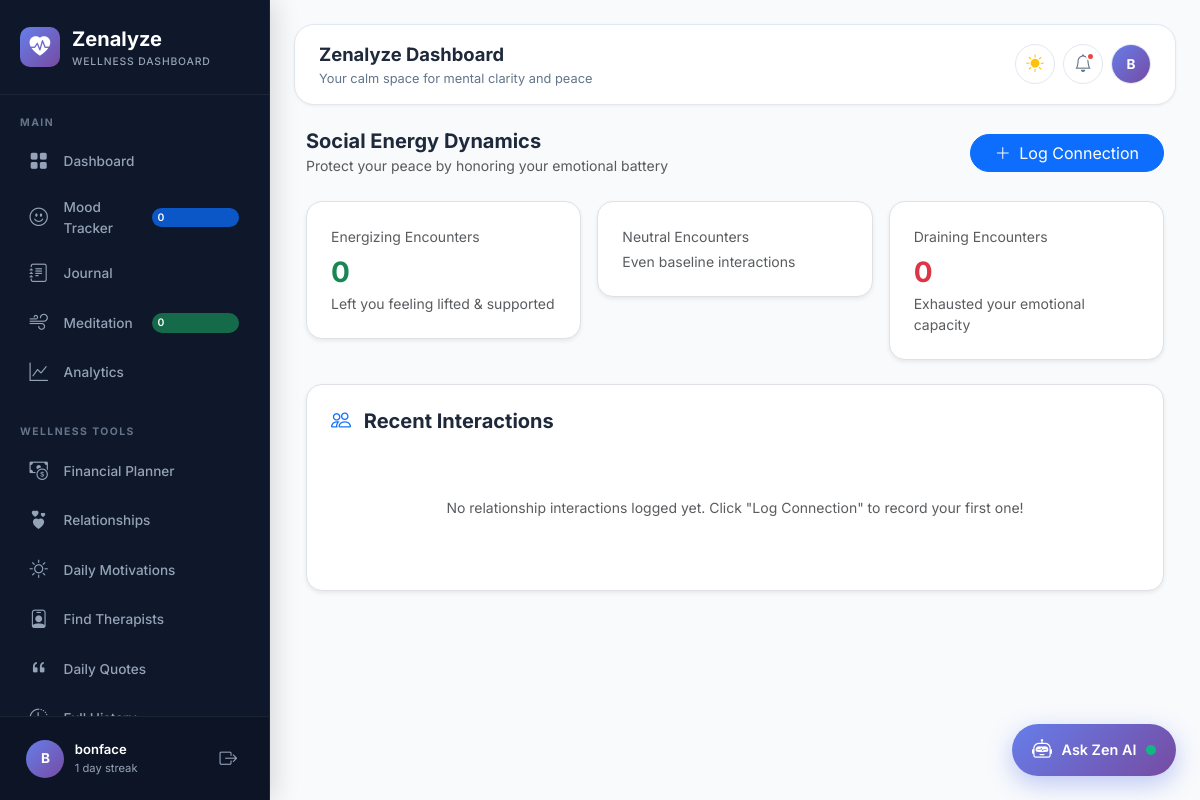
/relationships/ (signed in), run on the app's committed database.
### apps/accounts/models.py (models this page shows, shortened)
class User(AbstractUser):
    ROLE_CHOICES = [
        ('user', 'User'),
        ('admin', 'Admin'),
        ('therapist', 'Therapist'),
        ('moderator', 'Moderator'),
    ]
    email = models.EmailField(unique=True)
    full_name = models.CharField(max_length=150, blank=True)
    display_name = models.CharField(max_length=100, blank=True, null=True)
    avatar_url = models.CharField(max_length=500, blank=True, null=True)
    avatar = models.ImageField(upload_to='avatars/', blank=True, null=True)
    streak_days = models.IntegerField(default=0)
    wellness_score = models.IntegerField(default=50)
    role = models.CharField(max_length=20, choices=ROLE_CHOICES, default='user')
    emergency_contact_name = models.CharField(max_length=100, blank=True, null=True)
    emergency_contact_phone = models.CharField(max_length=50, blank=True, null=True)
    last_active = models.DateTimeField(auto_now=True)
    @property
    def is_admin_user(self):
        return self.role == 'admin' or self.is_superuser or self.is_staff
    @property
    def avatar_display_url(self):
        if self.avatar and hasattr(self.avatar, 'url'):
            return self.avatar.url
        if self.avatar_url:
            if self.avatar_url.startswith('http') or self.avatar_url.startswith('/'):
                return self.avatar_url
            return f"/{self.avatar_url}"
        return None
    @property
    def display_title(self):
        if self.display_name:
            return self.display_name
        if self.full_name:
            return self.full_name
        return self.username

### apps/wellness/views.py (the view, shortened to what this page needs)
# urls.py: path('relationships/', views.relationships_view, name='relationships'),
@login_required
def relationships_view(request):
    user = request.user
    entries = RelationshipEntry.objects.filter(user=user)
    energizing_count = entries.filter(emotional_energy='energizing').count()
    draining_count = entries.filter(emotional_energy='draining').count()
    return render(request, 'wellness/relationships.html', {
        'entries': entries[:30],
        'energizing_count': energizing_count,
        'draining_count': draining_count,
    })

### apps/notifications/models.py (called while the page is built)
    @property
    def icon_class(self):
        icon_map = {
            'system': 'bi-gear',
            'reminder': 'bi-bell',
            'achievement': 'bi-trophy',
            'community': 'bi-people',
            'mood': 'bi-emoji-smile',
            'journal': 'bi-journal-text',
            'wellness': 'bi-heart',
            'quote': 'bi-quote',
            'crisis': 'bi-exclamation-triangle',
            'message': 'bi-chat',
        }
        return icon_map.get(self.type, 'bi-bell')

### templates/wellness/relationships.html (shortened to what this page needs)
{% extends 'base_dashboard.html' %}
{% load static %}
{% block dashboard_content %}
<div class="container-fluid">
    <div class="d-flex justify-content-between align-items-center mb-4">
        <div>
            <h5 class="fw-bold mb-0" style="color: var(--text-primary);">Social Energy Dynamics</h5>
            <span class="small text-muted">Protect your peace by honoring your emotional battery</span>
        </div>
        <button class="btn btn-primary rounded-pill px-4" data-bs-toggle="modal" data-bs-target="#newRelModal">
            <i class="bi bi-plus-lg me-1"></i> Log Connection
        </button>
    </div>
    <div class="row g-3 mb-4">
        <div class="col-md-4">
            <div class="card p-4 rounded-4 border shadow-sm" style="background: var(--card-bg);">
                <div class="small text-muted mb-1">Energizing Encounters</div>
                <div class="fs-3 fw-bold text-success">{{ energizing_count }}</div>
                <div class="small text-muted">Left you feeling lifted & supported</div>
            </div>
        </div>
        <div class="col-md-4">
            <div class="card p-4 rounded-4 border shadow-sm" style="background: var(--card-bg);">
                <div class="small text-muted mb-1">Neutral Encounters</div>
                <div class="small text-muted">Even baseline interactions</div>
            </div>
        </div>
        <div class="col-md-4">
            <div class="card p-4 rounded-4 border shadow-sm" style="background: var(--card-bg);">
                <div class="small text-muted mb-1">Draining Encounters</div>
                <div class="fs-3 fw-bold text-danger">{{ draining_count }}</div>
                <div class="small text-muted">Exhausted your emotional capacity</div>
            </div>
        </div>
    </div>
    <div class="card p-4 rounded-4 border shadow-sm" style="background: var(--card-bg);">
        <h5 class="fw-bold mb-3" style="color: var(--text-primary);"><i class="bi bi-people text-primary me-2"></i> Recent Interactions</h5>
        {% if entries %}
        <div class="table-responsive">
            <table class="table table-hover align-middle mb-0">
                <thead class="text-muted small">
                    <tr>
                        <th>Person / Relationship</th>
                        <th>Quality</th>
                        <th>Emotional Energy</th>
                        <th>Notes</th>
                        <th>Date</th>
                    </tr>
                </thead>
                <tbody class="small">
                    {% for item in entries %}
                    <tr>
                        <td>
                            <div class="fw-bold" style="color: var(--text-primary);">{{ item.person_name }}</div>
                            <div class="text-muted text-capitalize" style="font-size: 0.75rem;">{{ item.relationship_type }}</div>
                        </td>
                        <td>
                            <span class="badge bg-light text-dark">{{ item.interaction_quality }}/10</span>
                        </td>
                        <td>
                            {% if item.emotional_energy == 'energizing' %}
                            <span class="badge bg-success bg-opacity-10 text-success fw-bold">⚡ Energizing</span>
                            {% elif item.emotional_energy == 'draining' %}
                            <span class="badge bg-danger bg-opacity-10 text-danger fw-bold">🔻 Draining</span>
                            {% else %}
                            <span class="badge bg-secondary bg-opacity-10 text-secondary fw-bold">➖ Neutral</span>
                            {% endif %}
                        </td>
                        <td class="text-muted">{{ item.notes|default:"—" }}</td>
                        <td class="text-muted">{{ item.created_at|date:"M d, Y" }}</td>
                    </tr>
                    {% endfor %}
                </tbody>
            </table>
        </div>
        {% else %}
        <div class="text-center py-5 text-muted small">
            No relationship interactions logged yet. Click "Log Connection" to record your first one!
        </div>
        {% endif %}
    </div>
</div>
{% endblock %}

### templates/includes/sidebar.html (shortened to what this page needs)
{% load static %}
<aside class="sidebar" id="sidebar">
    <div class="sidebar-header">
        <div class="sidebar-logo-icon"><i class="bi bi-heart-pulse-fill"></i></div>
        <div>
            <div class="sidebar-logo-text">Zenalyze</div>
            <div class="sidebar-logo-sub">Wellness Dashboard</div>
        </div>
    </div>
    <div class="sidebar-nav-wrap">
        <div class="nav-section">Main</div>
        <ul class="nav-list">
            <li class="nav-item">
                <a href="{% url 'wellness:dashboard' %}" class="nav-link {% if active_nav == 'dashboard' %}active{% endif %}">
                    <i class="bi bi-grid-fill"></i> <span>Dashboard</span>
                </a>
            </li>
            <li class="nav-item">
                <a href="{% url 'wellness:mood_log' %}" class="nav-link {% if active_nav == 'mood_log' %}active{% endif %}">
                    <i class="bi bi-emoji-smile"></i> <span>Mood Tracker</span>
                    <span class="nav-badge bg-primary bg-opacity-75 text-white">{{ user_stats.mood_count|default:0 }}</span>
                </a>
            </li>
            <li class="nav-item">
                <a href="{% url 'wellness:journal' %}" class="nav-link {% if active_nav == 'journal' %}active{% endif %}">
                    <i class="bi bi-journal-text"></i> <span>Journal</span>
                </a>
            </li>
            <li class="nav-item">
                <a href="{% url 'wellness:exercises' %}" class="nav-link {% if active_nav == 'exercises' %}active{% endif %}">
                    <i class="bi bi-wind"></i> <span>Meditation</span>
                    <span class="nav-badge bg-success bg-opacity-75 text-white">{{ user_stats.exercise_count|default:0 }}</span>
                </a>
            </li>
            <li class="nav-item">
                <a href="{% url 'wellness:analytics' %}" class="nav-link {% if active_nav == 'analytics' %}active{% endif %}">
                    <i class="bi bi-graph-up"></i> <span>Analytics</span>
                </a>
            </li>
        </ul>
        <div class="nav-section mt-3">Wellness Tools</div>
        <ul class="nav-list">
            <li class="nav-item">
                <a href="{% url 'wellness:financial' %}" class="nav-link {% if active_nav == 'financial' %}active{% endif %}">
                    <i class="bi bi-cash-coin"></i> <span>Financial Planner</span>
                </a>
            </li>
            <li class="nav-item">
                <a href="{% url 'wellness:relationships' %}" class="nav-link {% if active_nav == 'relationships' %}active{% endif %}">
                    <i class="bi bi-hearts"></i> <span>Relationships</span>
                </a>
            </li>
            <li class="nav-item">
                <a href="{% url 'wellness:motivations' %}" class="nav-link {% if active_nav == 'motivations' %}active{% endif %}">
                    <i class="bi bi-sun"></i> <span>Daily Motivations</span>
                </a>
            </li>
            <li class="nav-item">
                <a href="{% url 'therapists:index' %}" class="nav-link {% if active_nav == 'therapists' %}active{% endif %}">
                    <i class="bi bi-person-badge"></i> <span>Find Therapists</span>
                </a>
            </li>
            <li class="nav-item">
                <a href="{% url 'quotes:index' %}" class="nav-link {% if active_nav == 'quotes' %}active{% endif %}">
                    <i class="bi bi-quote"></i> <span>Daily Quotes</span>
                </a>
            </li>
            <li class="nav-item">
                <a href="{% url 'wellness:history' %}" class="nav-link {% if active_nav == 'history' %}active{% endif %}">
                    <i class="bi bi-clock-history"></i> <span>Full History</span>
                </a>
            </li>
        </ul>
    </div>
    <div class="sidebar-footer">
        <div class="sidebar-user">
            <div class="sidebar-avatar">
                {% if user.avatar_display_url %}
                    <img src="{{ user.avatar_display_url }}" alt="Avatar">
                {% else %}
                    {{ user.display_title|slice:":1"|upper }}
                {% endif %}
            </div>
            <div class="sidebar-user-info">
                <div class="sidebar-user-name">{{ user.display_title }}</div>
                <div class="sidebar-user-role">
                    {% if user.is_admin_user %}Admin{% else %}{{ user.streak_days }} day streak{% endif %}
                </div>
            </div>
            <a href="{% url 'accounts:logout' %}" class="sidebar-logout" title="Sign Out">
                <i class="bi bi-box-arrow-right"></i>
            </a>
        </div>
    </div>
</aside>

### templates/includes/topbar.html (shortened to what this page needs)
{% load static %}
<div class="topbar">
    <div class="topbar-left">
        <div>
            <div class="topbar-title">{% block topbar_title %}Zenalyze Dashboard{% endblock %}</div>
            <div class="topbar-subtitle">{% block topbar_subtitle %}Your calm space for mental clarity and peace{% endblock %}</div>
        </div>
    </div>
    <div class="topbar-right">
        <div class="dropdown">
            <button class="topbar-btn" data-bs-toggle="dropdown" title="Change Theme" aria-expanded="false">
                {% if current_theme == 'dark' %}
                    <i class="bi bi-moon-fill text-warning"></i>
                {% elif current_theme == 'auto' %}
                    <i class="bi bi-circle-half text-info"></i>
                {% else %}
                    <i class="bi bi-sun-fill text-warning"></i>
                {% endif %}
            </button>
        </div>
        <div class="dropdown">
            <button class="topbar-btn" data-bs-toggle="dropdown" title="Notifications" aria-expanded="false">
                <i class="bi bi-bell"></i>
                {% if unread_notifications_count > 0 %}
                <span class="notif-dot"></span>
                {% endif %}
            </button>
        </div>
        <div class="dropdown">
            <button class="topbar-btn" data-bs-toggle="dropdown" title="User Menu" aria-expanded="false">
                <div class="user-avatar-sm">
                    {% if user.avatar_display_url %}
                        <img src="{{ user.avatar_display_url }}" alt="Avatar">
                    {% else %}
                        {{ user.display_title|slice:":1"|upper }}
                    {% endif %}
                </div>
            </button>
        </div>
    </div>
</div>

### data on the page
User: display_title "B", display_title "bonface", streak_days "1"

### other printed values
{{ user_stats.mood_count|default:0 }} "0"
{{ user_stats.exercise_count|default:0 }} "0"
{{ energizing_count }} "0"
{{ draining_count }} "0"
